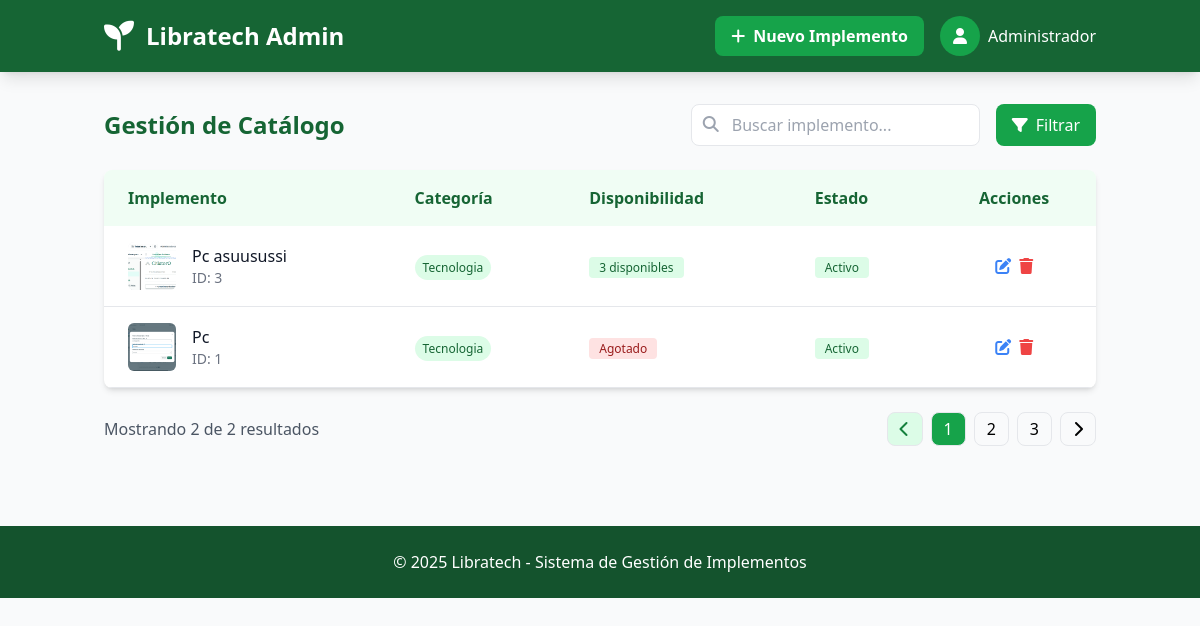
/admin/admin/catalogo, run on an earlier commit of the app's database.
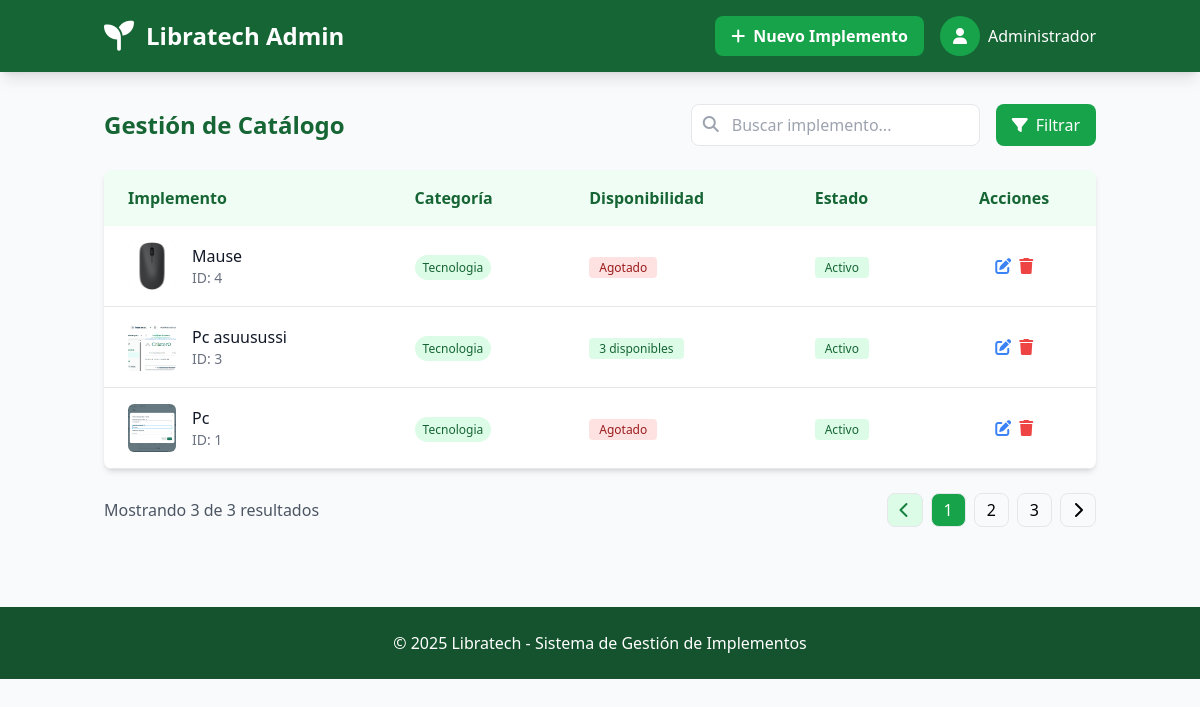
And on a later commit of the database.
### tables this page shows
CREATE TABLE catalogo (
                id INTEGER PRIMARY KEY AUTOINCREMENT,
                implemento TEXT NOT NULL,
                descripcion TEXT NOT NULL,
                disponibilidad INTEGER NOT NULL,
                imagen_url TEXT,
                categoria TEXT,
                created_at TIMESTAMP DEFAULT CURRENT_TIMESTAMP
            );

### routes/admin.py (the view)
@admin_bp.route('/admin/catalogo')
def ver_catalogo():
    conn = get_db_connection()
    implementos = conn.execute('SELECT * FROM catalogo ORDER BY id DESC').fetchall()
    conn.close()
    return render_template('admin/panel_administrador.html', implementos=implementos)

### app.py (called while the page is built)
@app.context_processor
def inject_user():
    return dict(
        current_user={
            'id': session.get('user_id'),
            'nombre': session.get('user_nombre'),
            'email': session.get('user_email'),
            'is_authenticated': 'user_id' in session
        }
    )

### utils/db.py (called while the page is built)
def get_db_connection():
    conn = sqlite3.connect('models/database.db')
    conn.row_factory = sqlite3.Row
    return conn

### templates/admin/panel_administrador.html (shortened to what this page needs)
<!DOCTYPE html>
<html lang="es">
<head>
    <script src="https://cdn.tailwindcss.com"></script>
    <link rel="stylesheet" href="https://cdnjs.cloudflare.com/ajax/libs/font-awesome/6.4.0/css/all.min.css">
</head>
<body class="bg-gray-50 min-h-screen">
    <header class="bg-green-800 text-white shadow-lg">
        <div class="container mx-auto px-4 py-4 flex justify-between items-center">
            <div class="flex items-center">
                <i class="fas fa-seedling text-3xl mr-3"></i>
                <h1 class="text-2xl font-bold">Libratech Admin</h1>
            </div>
            <div class="flex items-center space-x-4">
                <a href="{{ url_for('admin.agregar_implemento') }}" class="bg-green-600 hover:bg-green-700 px-4 py-2 rounded-lg font-semibold">
                    <i class="fas fa-plus mr-2"></i>Nuevo Implemento
                </a>
                <div class="relative">
                    <button class="flex items-center space-x-2">
                        <div class="w-10 h-10 rounded-full bg-green-600 flex items-center justify-center">
                            <i class="fas fa-user"></i>
                        </div>
                        <span>Administrador</span>
                    </button>
                </div>
            </div>
        </div>
    </header>
    <div class="container mx-auto px-4 py-8">
        <div class="flex justify-between items-center mb-6">
            <h2 class="text-2xl font-bold text-green-800">Gestión de Catálogo</h2>
            <div class="flex space-x-4">
                <div class="relative">
                    <input type="text" placeholder="Buscar implemento..." class="pl-10 pr-4 py-2 border rounded-lg focus:outline-none focus:ring-2 focus:ring-green-500">
                    <i class="fas fa-search absolute left-3 top-3 text-gray-400"></i>
                </div>
                <button class="px-4 py-2 bg-green-600 text-white rounded-lg hover:bg-green-700">
                    <i class="fas fa-filter mr-2"></i>Filtrar
                </button>
            </div>
        </div>
        <div class="bg-white rounded-lg shadow-md overflow-hidden">
            <table class="w-full">
                <thead class="bg-green-50 text-green-800">
                    <tr>
                        <th class="px-6 py-4 text-left">Implemento</th>
                        <th class="px-6 py-4 text-left">Categoría</th>
                        <th class="px-6 py-4 text-left">Disponibilidad</th>
                        <th class="px-6 py-4 text-left">Estado</th>
                        <th class="px-6 py-4 text-center">Acciones</th>
                    </tr>
                </thead>
                <tbody>
                    {% for implemento in implementos %}
                    <tr class="border-b hover:bg-gray-50">
                        <td class="px-6 py-4">
                            <div class="flex items-center">
                                {% if implemento['imagen_url'] %}
                                <div class="w-12 h-12 rounded-md bg-gray-100 overflow-hidden mr-4">
                                    <img src="{{ url_for('static', filename='uploads/' + implemento['imagen_url']) }}" alt="{{ implemento['implemento'] }}" class="w-full h-full object-cover">
                                </div>
                                {% else %}
                                <div class="w-12 h-12 rounded-md bg-gray-100 flex items-center justify-center mr-4">
                                    <i class="fas fa-box text-gray-400"></i>
                                </div>
                                {% endif %}
                                <div>
                                    <p class="font-medium text-gray-900">{{ implemento['implemento'] }}</p>
                                    <p class="text-sm text-gray-500">ID: {{ implemento['id'] }}</p>
                                </div>
                            </div>
                        </td>
                        <td class="px-6 py-4">
                            <span class="px-2 py-1 bg-green-100 text-green-800 text-xs font-medium rounded-full capitalize">
                                {{ implemento['categoria'] }}
                            </span>
                        </td>
                        <td class="px-6 py-4">
                            {% if implemento['disponibilidad'] > 0 %}
                            <span class="bg-green-100 text-green-800 text-xs font-medium px-2.5 py-0.5 rounded">
                                {{ implemento['disponibilidad'] }} disponibles
                            </span>
                            {% else %}
                            <span class="bg-red-100 text-red-800 text-xs font-medium px-2.5 py-0.5 rounded">
                                Agotado
                            </span>
                            {% endif %}
                        </td>
                        <td class="px-6 py-4">
                            <span class="bg-green-100 text-green-800 text-xs font-medium px-2.5 py-0.5 rounded">Activo</span>
                        </td>
                        <td class="px-6 py-4">
                            <div class="flex justify-center space-x-2">
                                <a href="{{ url_for('admin.editar_implemento', id=implemento['id']) }}" class="text-blue-500 hover:text-blue-700">
                                    <i class="fas fa-edit"></i>
                                </a>
                                <form action="{{ url_for('admin.eliminar_implemento', id=implemento['id']) }}" method="POST" onsubmit="return confirm('¿Está seguro de que desea eliminar este implemento?');">
                                    <button type="submit" class="text-red-500 hover:text-red-700">
                                        <i class="fas fa-trash"></i>
                                    </button>
                                </form>
                            </div>
                        </td>
                    </tr>
                    {% endfor %}
                </tbody>
            </table>
        </div>
        {% if implementos %}
        <div class="flex justify-between items-center mt-6">
            <p class="text-gray-600">Mostrando {{ implementos|length }} de {{ implementos|length }} resultados</p>
            <div class="flex space-x-2">
                <button class="px-3 py-1 border rounded-lg bg-green-100 text-green-700">
                    <i class="fas fa-chevron-left"></i>
                </button>
                <button class="px-3 py-1 border rounded-lg bg-green-600 text-white">1</button>
                <button class="px-3 py-1 border rounded-lg hover:bg-green-50">2</button>
                <button class="px-3 py-1 border rounded-lg hover:bg-green-50">3</button>
                <button class="px-3 py-1 border rounded-lg hover:bg-green-50">
                    <i class="fas fa-chevron-right"></i>
                </button>
            </div>
        </div>
        {% endif %}
    </div>
    <footer class="bg-green-900 text-white mt-12 py-6">
        <div class="container mx-auto px-4 text-center">
            <p>© 2025 Libratech - Sistema de Gestión de Implementos</p>
        </div>
    </footer>
</body>
</html>

What changed in the data, as far as the page shows it:
added catalogo: imagen_url (picture), implemento "Mause", id "4", categoria "Tecnologia", disponibilidad "Agotado"
Also different on the page:
{{ implementos|length }}: "2" → "3"
